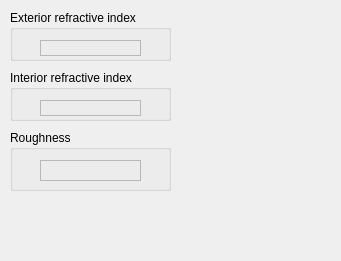
<?xml version="1.0" encoding="UTF-8"?>
<ui version="4.0">
 <class>RoughDielectricSurfaceWidget</class>
 <widget class="QWidget" name="RoughDielectricSurfaceWidget">
  <property name="geometry">
   <rect>
    <x>0</x>
    <y>0</y>
    <width>341</width>
    <height>261</height>
   </rect>
  </property>
  <property name="windowTitle">
   <string>Form</string>
  </property>
  <widget class="QGroupBox" name="exterior_refractive_index_box">
   <property name="geometry">
    <rect>
     <x>10</x>
     <y>10</y>
     <width>161</width>
     <height>51</height>
    </rect>
   </property>
   <property name="title">
    <string>Exterior refractive index</string>
   </property>
   <widget class="QFrame" name="exterior_refractive_index_frame">
    <property name="geometry">
     <rect>
      <x>30</x>
      <y>30</y>
      <width>101</width>
      <height>16</height>
     </rect>
    </property>
    <property name="frameShape">
     <enum>QFrame::StyledPanel</enum>
    </property>
    <property name="frameShadow">
     <enum>QFrame::Raised</enum>
    </property>
   </widget>
  </widget>
  <widget class="QGroupBox" name="interior_refractive_index_box">
   <property name="geometry">
    <rect>
     <x>10</x>
     <y>70</y>
     <width>161</width>
     <height>51</height>
    </rect>
   </property>
   <property name="title">
    <string>Interior refractive index</string>
   </property>
   <widget class="QFrame" name="interior_refractive_index_frame">
    <property name="geometry">
     <rect>
      <x>30</x>
      <y>30</y>
      <width>101</width>
      <height>16</height>
     </rect>
    </property>
    <property name="frameShape">
     <enum>QFrame::StyledPanel</enum>
    </property>
    <property name="frameShadow">
     <enum>QFrame::Raised</enum>
    </property>
   </widget>
  </widget>
  <widget class="QGroupBox" name="roughness_box">
   <property name="geometry">
    <rect>
     <x>10</x>
     <y>130</y>
     <width>161</width>
     <height>61</height>
    </rect>
   </property>
   <property name="title">
    <string>Roughness</string>
   </property>
   <widget class="QFrame" name="roughness_frame">
    <property name="geometry">
     <rect>
      <x>30</x>
      <y>30</y>
      <width>101</width>
      <height>21</height>
     </rect>
    </property>
    <property name="frameShape">
     <enum>QFrame::StyledPanel</enum>
    </property>
    <property name="frameShadow">
     <enum>QFrame::Raised</enum>
    </property>
   </widget>
  </widget>
 </widget>
 <resources/>
 <connections/>
</ui>
